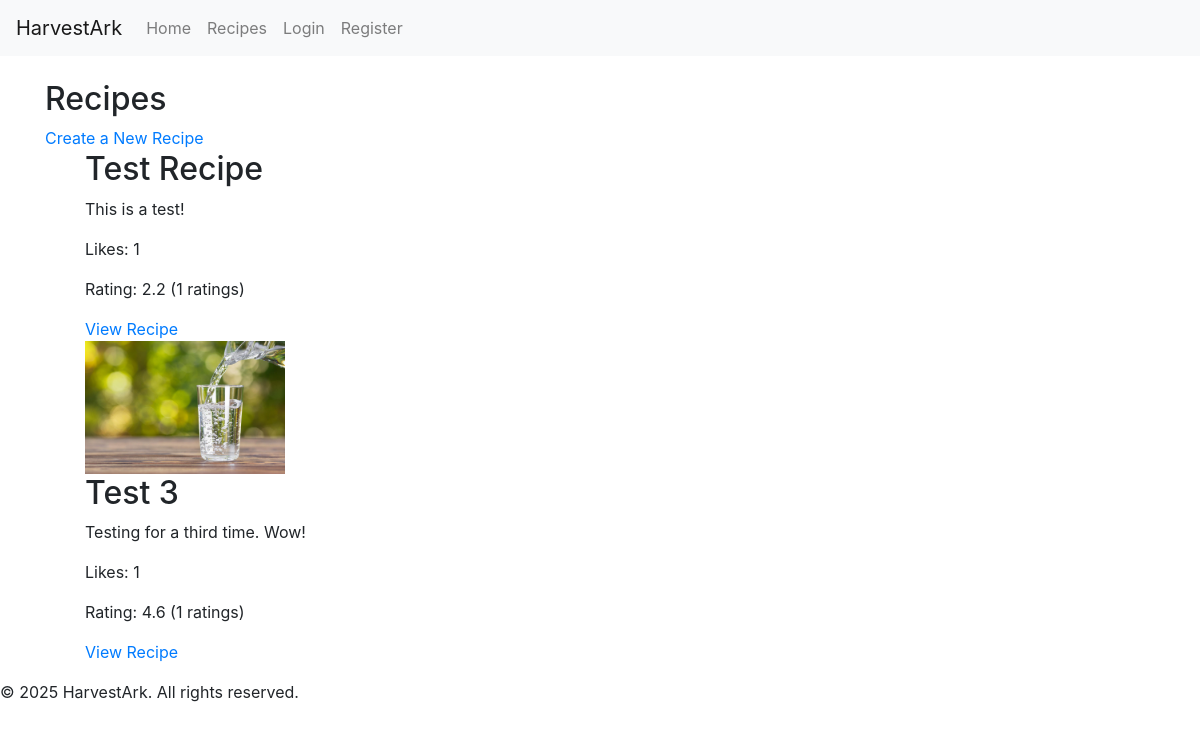
The app's page /recipe_list/, older data.
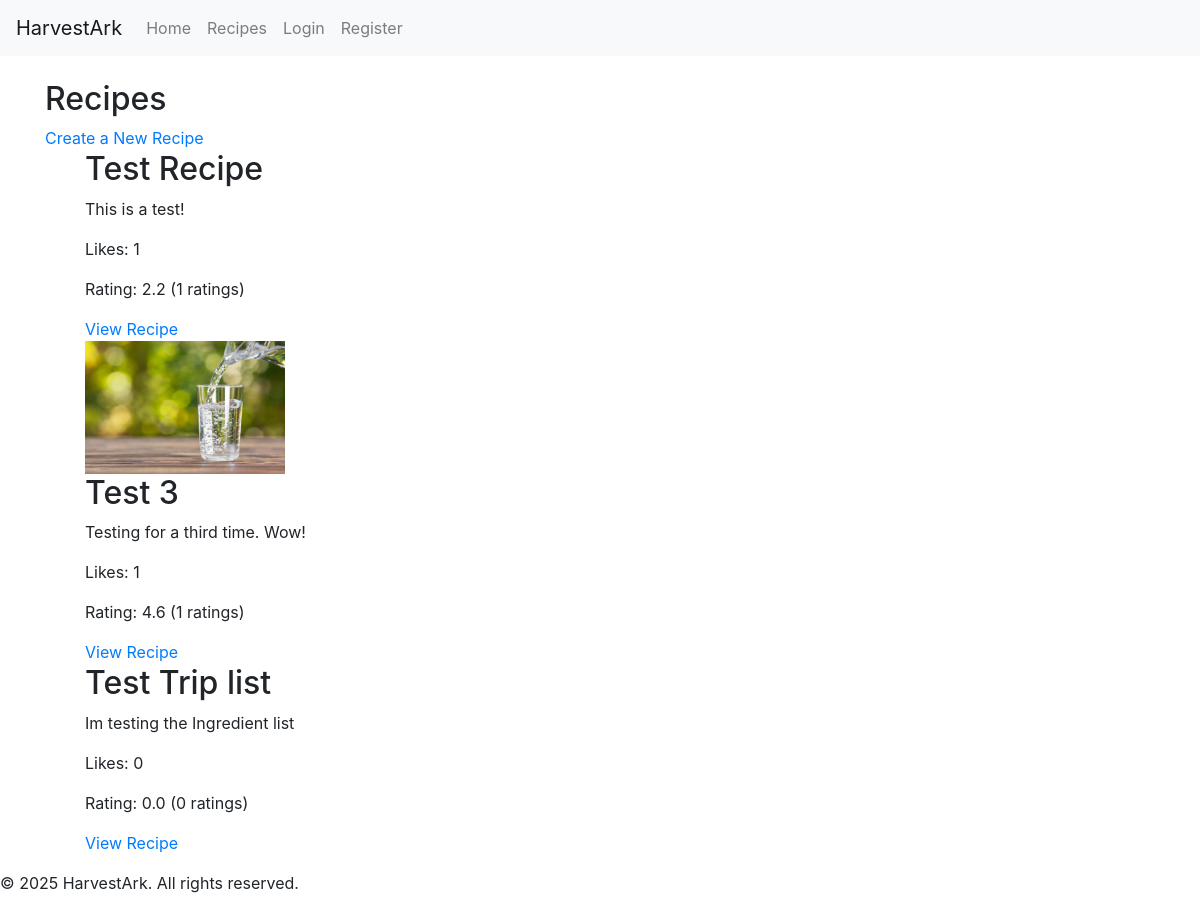
The same page, newer data.
### my_app/models.py (models this page shows, shortened)
class Recipe(models.Model):
    User = get_user_model()
    title = models.CharField(max_length=255)
    image = models.ImageField(upload_to='recipe_images/', blank=True, null=True)
    description = models.TextField(null=True)  # Description field with auto_now_add
    ingredients = models.ManyToManyField('Ingredient', related_name='recipes')  # Ingredients field with auto_now_add
    instructions = models.TextField(null=True)  # Instructions field with auto_now_add
    created_at = models.DateTimeField(auto_now_add=True)
    updated_at = models.DateTimeField(auto_now=True)
    author = models.ForeignKey(User, on_delete=models.CASCADE, null=True, blank=True)
    likes = models.ManyToManyField(User, related_name='liked_recipes', blank=True)
    rating = models.FloatField(default=0.0)
    rating_count = models.IntegerField(default=0)

### my_app/views.py (the view)
# urls.py: path('recipe_list/', recipe_list, name='recipe_list'),       ############## Recipe views   # Public recipe list ###############
def recipe_list(request):
    recipes = Recipe.objects.all()  # Fetch all recipes
    return render(request, 'recipe_list.html', {'recipes': recipes})  # Render the recipe list template

### templates/recipe_list.html
{% extends 'base.html' %}
{% block content %}
<h2>Recipes</h2>
<a href="{% url 'recipe_create' %}">Create a New Recipe</a>
<ul>
    {% for recipe in recipes %}
        <div>
            {% if recipe.image %}
                <img src="{{ recipe.image.url }}" alt="{{ recipe.title }}" width="200">
            {% endif %}
            <h2>{{ recipe.title }}</h2>
            <p>{{ recipe.description }}</p>
            <p>Likes: {{ recipe.likes.count }}</p>
            <p>Rating: {{ recipe.rating|floatformat:1 }} ({{ recipe.rating_count }} ratings)</p>
            <a href="{% url 'recipe_detail' recipe.id %}">View Recipe</a>
        </div>
    {% empty %}
        <p>No recipes found.</p>
    {% endfor %}
</ul>
{% endblock %}

Row changes from the older to the newer data that the page shows:
added Recipe: title "Test Trip list", description "Im testing the Ingredient list", likes.count "0", rating "0.0", rating_count "0"
